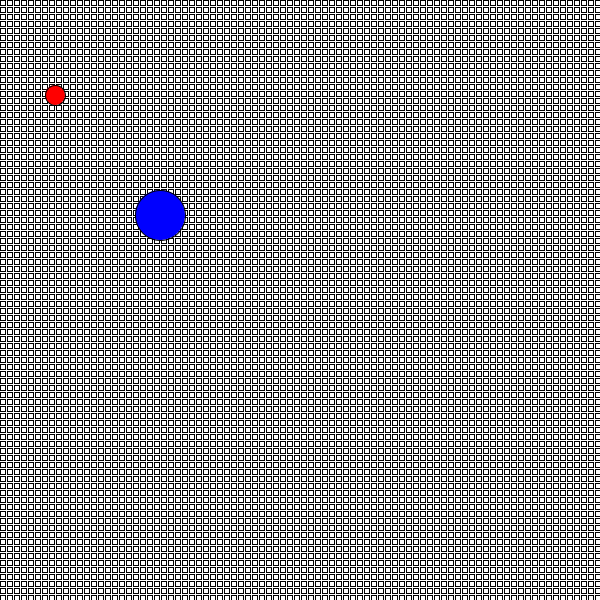
Frame 1 (no input)
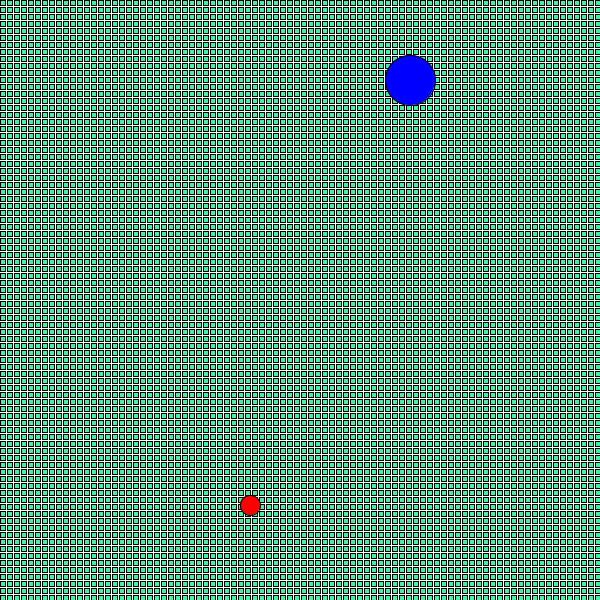
Frame 60 (the mouse pressed at the canvas centre just before this capture)
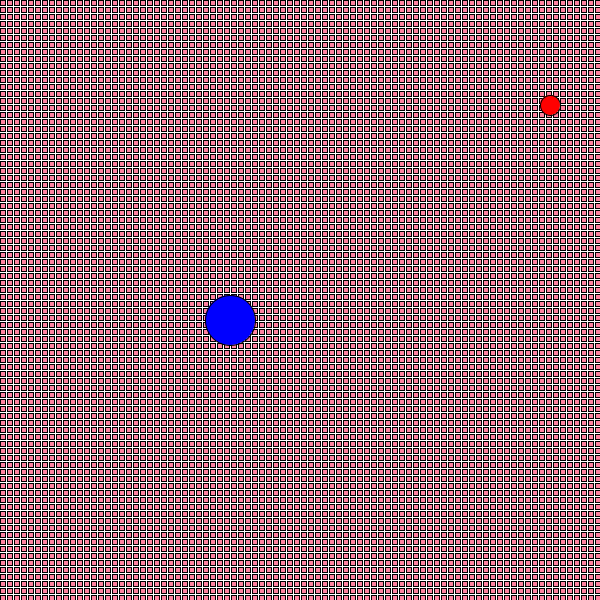
Frame 120 (the mouse held since frame 60 and released just before this capture)

The Processing sketch that drew these frames (run headless with seeded random() and noise(); from frame 60 on, the mouse is pressed at the canvas centre):

// Processing sketch: processing_41933
// ── processing_41933.pde

int x, y;
int vX, vY;
int a, b, vA, vB;
int c1, c2, c3;

void setup() {
  size(600, 600);
  smooth();
  x = 150;
  y = 200;
  vX = 10;
  vY = 15;
  a = 40;
  b = 85;
  vA = 15;
  vB = 10;
  c1 = 255;
  c2 = 255;
  c3 = 255;
  textSize(20);
  textAlign(CENTER);
}
void draw() {
  background(255);
  fill(c1, c2, c3);
  for (int i=0; i < 100; i++) {
    for (int j=0; j < 100; j++) {
      rect(7*i, 7*j, 5, 5);
    }
  }
  x+=vX;
  y+=vY;
  fill(0, 0, 255);
  ellipse (x, y, 50, 50);
  a+=vA;
  b+=vB;
  fill(255, 0, 0);
  ellipse (a, b, 20, 20);
  //noFill();
  if ( x > width - 25 || x < 25) {
    vX *=-1;
    c3 = c3 + 120;
    c1 = c1 + 110;
    c2 = c2 + 100;
  }
  if ( y > height - 25 || y < 25) {
    vY *=-1;
    c3 = c3 / 2;
    c1 = c1 / 2;
    c2 = c2 / 2;
  }

  if ( a > width - 10 || a < 10) {
    vA *=-1;
    c3 = c3 + 100;
    c1 = c1 + 75;
    c2 = c2 + 50;
  }
  if ( b > height - 10 || b < 10) {
    vB *=-1;
    c3 = int(random(255));
    c1 = int(random(255));
    c2 = int(random(255));
  }
  if (c3 < 50) {
    fill(255);
    text("(hello)", 300, 300);
  }
}
